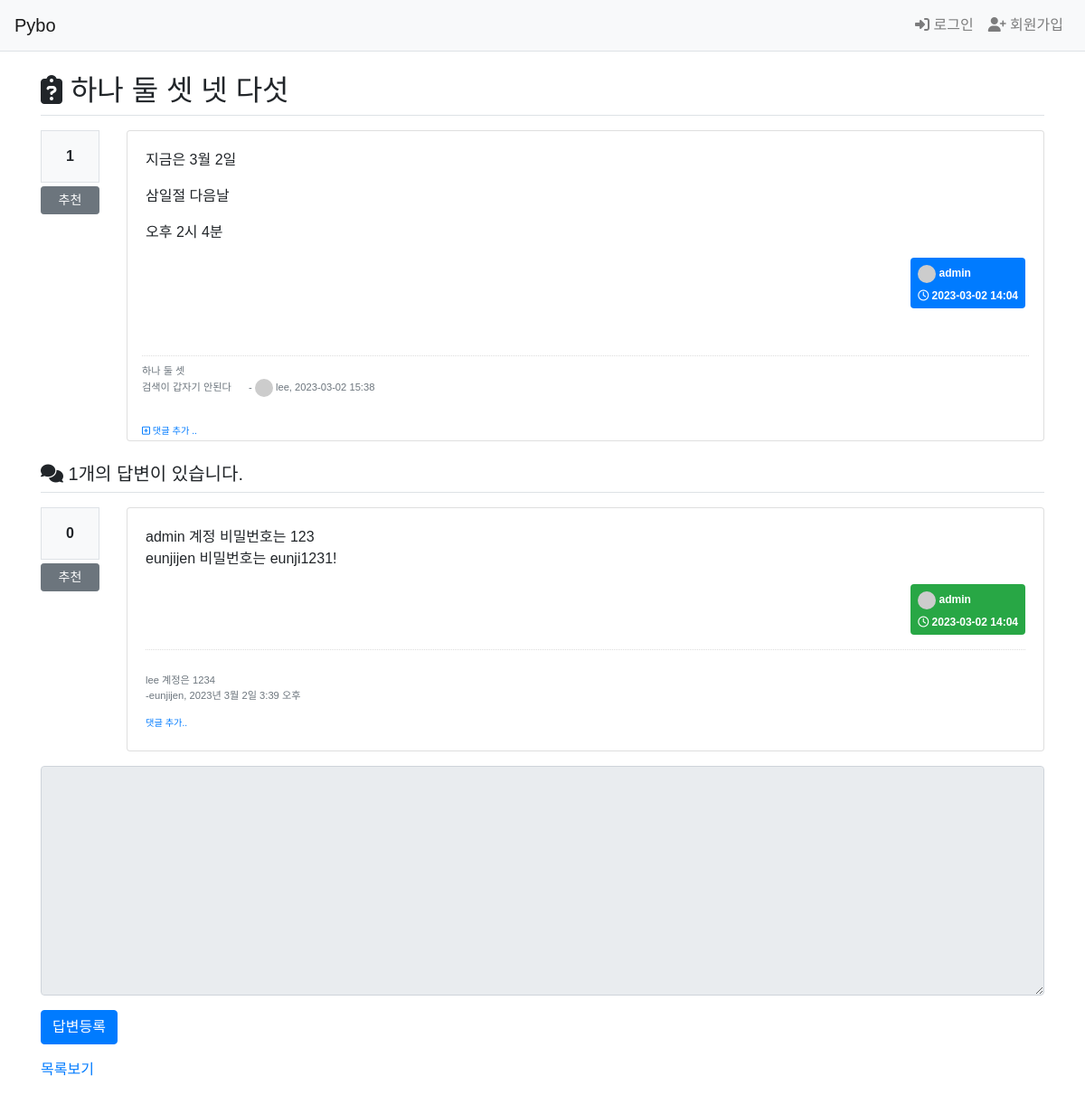
Page /pybo/311/ on the committed database.
### pybo/models.py (models this page shows, shortened)
class Question(models.Model):
    author = models.ForeignKey(User, on_delete=models.CASCADE, related_name='author_question')
    subject = models.CharField('제목', max_length=200,
                               help_text='질문의 제목을 한 줄로 작성하세요.')
    content = models.TextField('내용', help_text='질문의 내용을 상세히 작성하세요.')
    create_date = models.DateTimeField('생성일')
    modify_date = models.DateTimeField(null=True, blank=True)
    voter=models.ManyToManyField(User, related_name='voter_question')

class Comment(models.Model):
    author = models.ForeignKey(User, on_delete=models.CASCADE)
    content = models.TextField('댓글 내용')
    create_date = models.DateTimeField('생성일')
    modify_date = models.DateTimeField('수정일', null=True, blank=True)
    question = models.ForeignKey(Question, null=True, blank=True,
                                 on_delete=models.CASCADE)
    answer = models.ForeignKey(Answer, null=True, blank=True,
                               on_delete=models.CASCADE)

class Answer(models.Model):
    author = models.ForeignKey(User, on_delete=models.CASCADE, related_name='author_answer')
    question = models.ForeignKey(Question, on_delete=models.CASCADE)
    content = models.TextField('답변 내용')
    create_date = models.DateTimeField()
    modify_date = models.DateTimeField(null=True, blank=True)
    voter=models.ManyToManyField(User, related_name='voter_answer')

### pybo/views/base_views.py (the view)
# urls.py: path('<int:question_id>/', base_views.detail, name='detail'),   # 상세 보기
def detail(request, question_id):
    question = get_object_or_404(Question, pk=question_id)
    context = {'question': question}
    return render(request, 'pybo/question_detail.html', context)

### pybo/templatetags/pybo_filter.py (called while the page is built)
@register.filter()
def mark(value):
    extenstions=["nl2br", "fenced_code"]
    return mark_safe(markdown.markdown(value, extenstions=extenstions))

### templates/pybo/question_detail.html (shortened to what this page needs)
{% extends 'base.html' %}
{% load pybo_filter %}
{% block content %}
  <h2 class="border-bottom py-2">
    <i class="fa-solid fa-clipboard-question"></i>
    {{ question.subject }}
  </h2>
  <div class="row my-3">
    <div class="col-1">
      <div class="bg-light text-center p-3 border font-weight-bolder mb-1">
        {{question.voter.count}}
      </div>
      <a href="#" data-uri="{% url 'pybo:vote_question' question.id %}" class="recommend btn btn-sm btn-secondary btn-block my-1">추천</a>
    </div>
    <div class="col-11">
      <div class="card">
        <div class="card-body">
          <div class="card-text">
            {% autoescape off %}
              {{ question.content }}
            {% endautoescape %}
          </div>
          <div class="d-flex justify-content-end">
              <div class="badge badge-primary p-2 text-left">
                <div class="mb-2">
                  <img class="avatar-sm" src="https://randomuser.me/api/portraits/men/{{question.author.id}}.jpg"/>
                  {{ question.author.username }}</div>
                <div>
                  <i class="fa-regular fa-clock"></i>
                  {{ question.create_date | date:'Y-m-d H:i' }}
                </div>
              </div>
            </div>
          </div>
          {% include 'pybo/comment_question.html' %}
        </div>
      </div>
    </div>
    {% include 'pybo/answer_list.html' %}
    {% include 'pybo/answer_create_form.html' %}
    <a href="{% url 'pybo:index' %}">목록보기</a>
  {% endblock content %}

### templates/pybo/comment_question.html (shortened to what this page needs)
{% if question.comment_set.count > 0 %}
  <div class="mt-3 p-3">
    {% for comment in question.comment_set.all %}
      <div class="comment py-2 text-muted">
        <span style="white-space: pre-line;">{{ comment.content }}</span>
        <span class="ml-3">
          -
          <img class="avatar-sm" src="https://randomuser.me/api/portraits/men/{{comment.author.id}}.jpg"/>
          {{ comment.author }},
          {{ comment.create_date | date:'Y-m-d H:i'}}
        </span>
      </div>
    {% endfor %}
  </div>
{% endif %}
<div class="ml-3">
  <a href="{% url 'pybo:comment_create_question' question.id %}" class="small">
    <small>
      <i class="fa-regular fa-square-plus"></i>
      댓글 추가 ..</small>
  </a>
</div>

### templates/pybo/answer_list.html (shortened to what this page needs)
{%load pybo_filter %}
<h5 class="border-bottom my-3 py-2">
  <i class="fa-solid fa-comments"></i>
  {{question.answer_set.count}}개의 답변이 있습니다.
</h5>
{% for answer in question.answer_set.all %}
  <div class="row my-3">
    <div class="col-1">
      <div class="bg-light text-center p-3 border font-weight-bolder mb-1">{{answer.voter.count}}</div>
      <a href="#" data-uri="{% url 'pybo:vote_answer' answer.id %}" class="recommend btn btn-sm btn-secondary btn-block my-1">추천</a>
    </div>
    <div class="col-11">
      <div class="card">
        <div class="card-body">
          <div class="card-text" style="white-space: pre-line;">{{ answer.content|mark }}</div>
          <div class="d-flex justify-content-end">
            <div class="badge badge-success p-2 text-left">
              <div class="mb-2">
                <img class="avatar-sm" src="https://randomuser.me/api/portraits/men/{{answer.author.id}}.jpg"/>
                {{ answer.author.username }}
              </div>
              <div>
                <i class="fa-regular fa-clock"></i>
                {{ answer.create_date | date:'Y-m-d H:i' }}
              </div>
            </div>
          </div>
          {% include 'pybo/comment_answer.html'%}
        </div>
      </div>
    </div>
  </div>
{% endfor %}

### templates/pybo/comment_answer.html (shortened to what this page needs)
{%if answer.comment_set.count > 0 %}
  <div class="mt-3">
    {%for comment in answer.comment_set.all %}
      <div class="comment py-2 text-muted">
        <span style="white-space: pre-line;">
          {{comment.content}}
        </span>
        <span>
          -{{comment.author}},
          {{comment.create_date}}
          </span>
          </div>
          {%endfor%}
        </div>
        {%endif%}
        <div>
          <a href="{% url 'pybo:comment_create_answer' answer.id %}" class="small">
            <small>댓글 추가..</small>
          </a>
        </div>

### static/style.css (style rules this page uses)
* { font-family: 'Noto Sans KR', sans-serif; }
.avatar-sm { width: 20px; height: 20px; border-radius: 50%; }
.comment { border-top: dotted 1px #ddd; font-size: 0.7em; }

### rows in the picture
Question: subject "하나 둘 셋 넷 다섯", voter.count "1", content "지금은 3월 2일 삼일절 다음날 오후 2시 4분", author.username "admin", create_date "2023-03-02 14:04", answer_set.count "1"
Comment: content "하나 둘 셋 검색이 갑자기 안된다", author "lee", create_date "2023-03-02 15:38"
Answer: voter.count "0", content|mark "admin 계정 비밀번호는 123 eunjijen 비밀번호는 eunji1231!", author.username "admin", create_date "2023-03-02 14:04"
Comment: content "lee 계정은 1234", author "eunjijen", create_date "2023년 3월 2일 3:39 오후"
